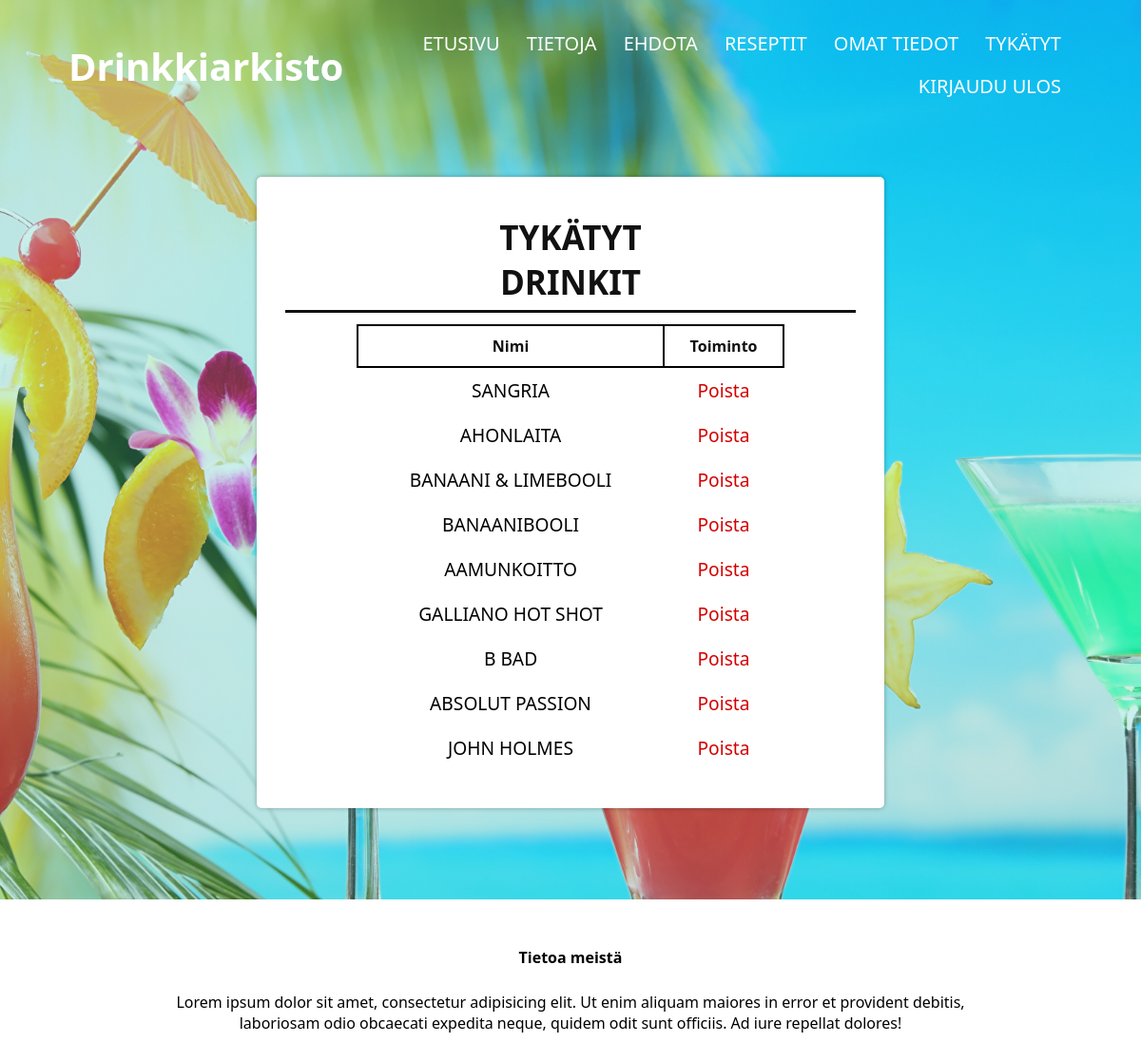
Page /tykkaa.php (signed in) on the committed database.
### tables this page shows
CREATE TABLE `drinkki` (
  `id` int(11) NOT NULL,
  `nimi` varchar(255) NOT NULL,
  `kuvaus` varchar(1024) NOT NULL,
  `kategoria` varchar(255) NOT NULL,
  `ainesosat` varchar(255) NOT NULL,
  `ohje` varchar(1024) NOT NULL,
  `tekija` varchar(255) NOT NULL,
  `hyvaksytty` int(11) NOT NULL
);

### tykkaa.php (the view, shortened to what this page needs)
<?php
include('yhteys.php');
$id1 = $_SESSION['id'];
$juomat = "SELECT drinkki FROM tykkays WHERE tunnus = '$id1'";
$result1 = mysqli_query($conn, $juomat);
$drinkit = array();
$resultCheck = mysqli_num_rows($result1);
if ($resultCheck > 0) {
    while ($row1 = mysqli_fetch_assoc($result1)) {
        $drinkit[] = $row1['drinkki'];
        $ids = implode(', ', $drinkit);
        $sql2 = ('SELECT * FROM drinkki WHERE id IN ('.$ids.')' );
        $result2 = $conn->query($sql2);
    }
}
?>
<!DOCTYPE html>
<html lang="en">
<head>
    <link rel="stylesheet" type="text/css" href="tykkaa.css">
</head>
<body>
    <section class="header">
        <nav>
            <h1 id="mainheader">Drinkkiarkisto</h1>
            <div class="nav-links">
                <ul>
                    <li><a href="kayttaja.php">ETUSIVU</a></li>
                    <li><a href="tietoja1.php">TIETOJA</a></li>
                    <li><a href="ehdota.php">EHDOTA</a></li>
                    <li><a href="drinkki.php">RESEPTIT</a></li>
                    <li><a href="muokkaatietoja.php">OMAT TIEDOT</a></li>
                    <li><a href="tykkaa.php">TYKÄTYT</a></li>
                    <li><a href="kirjaudu-ulos.php">KIRJAUDU ULOS</a></li>
                </ul>
            </div>
        </nav>
        <div class="container">
            <div class="alaviiva">
                <h1 id="otsikko">TYKÄTYT DRINKIT</h1>
            </div>
            <table cellspacing="0" cellpadding="0">
                <tr>
                    <th>Nimi</th>
                    <th>Toiminto</th>
                </tr>
                <?php
                    if($result2->num_rows > 0) {
                        while($row2 = $result2->fetch_assoc()) {
                            ?>
                <tr>
                    <td><a href="resepti.php?id=<?php echo $row2['id']; ?>" id='tykkays'><?php echo $row2['nimi'];?></a>
                    </td>
                    <td><a href="poista3.php?id=<?php echo $row2['id']; ?>" id='hylkaa'>Poista</a></td>
                </tr>
                <?php
                            }
                    }
                ?>
            </table>
        </div>
        <footer class="footer">
            <h4>Tietoa meistä</h4>
            <p>Lorem ipsum dolor sit amet, consectetur adipisicing elit. Ut enim aliquam maiores in error et provident
                debitis,<br>
                laboriosam odio obcaecati expedita neque, quidem odit sunt officiis. Ad iure repellat dolores!</p>
        </footer>
    </section>
</body>
</html>

### tykkaa.css (style rules this page uses)
* { margin: 0px; padding: 0px; font-family: "Segoe UI", Tahoma, Geneva, Verdana, sans-serif; }
.header { max-height: 100%; width: 100%; background-image: linear-gradient( rgba(43, 199, 191, 0.25), rgba(43, 199, 191, 0.25) ), url("images/tausta4.jpg"); background-position: center; background-size: cover; background-attachment: fixed; position: relative; }
#mainheader { font-size: 40px; color: #fff; }
nav { display: flex; padding: 2% 6%; justify-content: space-between; align-items: center; margin-bottom: 4%; }
.nav-links { flex: 1; text-align: right; }
.nav-links ul li { list-style: none; display: inline-block; padding: 8px 12px; position: relative; }
.nav-links ul li a { color: #fff; text-decoration: none; font-size: 20px; }
.nav-links ul li::after { content: ""; width: 0%; height: 2px; background: #f44336; display: block; margin: auto; transition: 0.5s; }
.container { width: 50%; overflow: auto; min-height: 50vh; margin: 0 auto; margin-top: 4%; background: #fff; border-radius: 5px; box-shadow: 0 0 5px rgba(0, 0, 0, 0.3); padding: 40px 30px; text-align: center; }
#otsikko { color: #111; display: block; margin-left: auto; margin-right: auto; width: 40%; padding-bottom: 1%; font-size: 35px; }
.alaviiva { border-bottom: solid 3px #111; margin-bottom: 2%; }
#hylkaa { transition: 0.5s; color: rgb(211, 0, 0); padding: 7px 13px; border-radius: 3px; text-decoration: none; }
#tykkays { transition: 0.5s; color: #000000; padding: 7px 13px; border-radius: 3px; text-decoration: none; }
table { margin: auto; border-collapse: collapse; width: 75%; }
table th { color: #111; padding: 10px; border: 2px solid black; }
table td { color: #111; font-size: 1.2em; padding: 10px; text-align: center; }
.footer { background: #fff; width: 100%; text-align: center; padding: 30px 0; margin-top: 8%; }
.footer h4 { margin-bottom: 25px; margin-top: 20px; font-weight: 600; }
@media only screen and (min-width: 1024px) and (max-width: 1200px) and (orientation: landscape) { .container { width: 60%; } }
@media only screen and (min-width: 1024px) and (max-width: 1200px) and (orientation: landscape) { .header { min-height: 120vh; } }
@media only screen and (min-width: 1200px) and (orientation: landscape) { .container { width: 50%; } }

### rows in the picture
drinkki: nimi "SANGRIA"
drinkki: nimi "AHONLAITA"
drinkki: nimi "BANAANI & LIMEBOOLI"
drinkki: nimi "BANAANIBOOLI"
drinkki: nimi "AAMUNKOITTO"
drinkki: nimi "GALLIANO HOT SHOT"
drinkki: nimi "B BAD"
drinkki: nimi "ABSOLUT PASSION"
drinkki: nimi "JOHN HOLMES"
